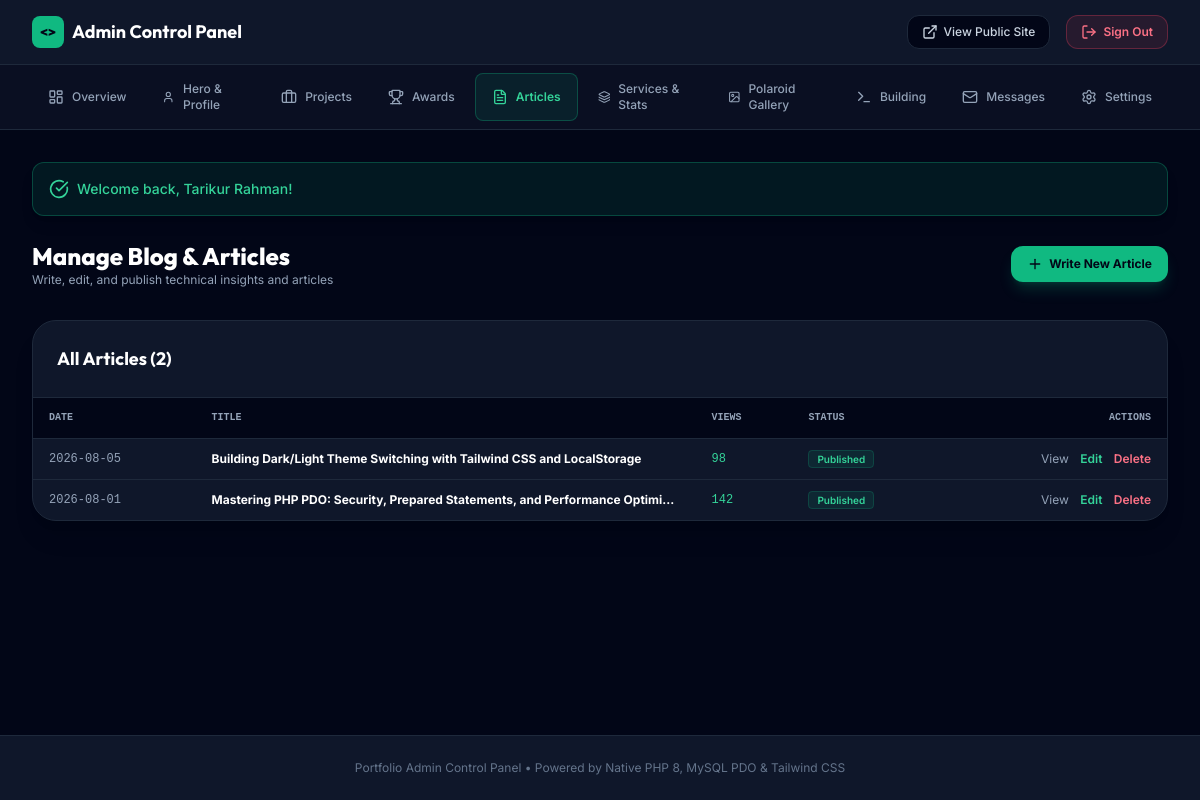
The app's page /admin/manage-articles.php (signed in) with its own data.
### tables this page shows
CREATE TABLE IF NOT EXISTS articles (
    id INT AUTO_INCREMENT PRIMARY KEY,
    title VARCHAR(200) NOT NULL,
    slug VARCHAR(200) NOT NULL UNIQUE,
    excerpt TEXT NOT NULL,
    content TEXT NOT NULL,
    thumbnail VARCHAR(255) DEFAULT 'assets/images/default-article.jpg',
    read_time VARCHAR(20) DEFAULT '5 min read',
    published_at DATE NOT NULL,
    is_published TINYINT(1) DEFAULT 1,
    views INT DEFAULT 0
);

### includes/functions.php (called while the page is built, shortened)
<?php
function e($string) {
    return htmlspecialchars($string ?? '', ENT_QUOTES, 'UTF-8');
}
function generate_csrf_token() {
    return $_SESSION['csrf_token'];
}
function get_articles($published_only = true) {
    $db = getDB();
    $sql = "SELECT * FROM articles";
    $sql .= " ORDER BY published_at DESC, id DESC";
    $stmt = $db->query($sql);
    return $stmt->fetchAll();
}

### admin/manage-articles.php (the view, shortened to what this page needs)
<?php
require_once __DIR__ . '/../includes/functions.php';
$action = $_GET['action'] ?? 'list';
require_once __DIR__ . '/admin-header.php';
$csrf_token = generate_csrf_token();
$all_articles = get_articles(false);
?>
<div class="space-y-8">
    <div class="flex items-center justify-between">
        <div>
            <h1 class="text-2xl font-extrabold text-white">Manage Blog & Articles</h1>
            <p class="text-xs text-slate-400">Write, edit, and publish technical insights and articles</p>
        </div>
        <?php if ($action !== 'add' && $action !== 'edit'): ?>
            <a href="manage-articles.php?action=add" class="px-4 py-2.5 rounded-xl text-xs font-bold bg-emerald-500 hover:bg-emerald-400 text-slate-950 flex items-center gap-1.5 shadow-lg shadow-emerald-500/20">
                <i data-lucide="plus" class="w-4 h-4"></i> Write New Article
            </a>
        <?php else: ?>
            <a href="manage-articles.php" class="px-4 py-2.5 rounded-xl text-xs font-semibold bg-slate-800 text-slate-300 hover:bg-slate-700">
                &larr; Back to Articles List
            </a>
        <?php endif; ?>
    </div>
    <div class="bg-slate-900 rounded-3xl border border-slate-800 overflow-hidden shadow-xl">
        <div class="p-6 border-b border-slate-800">
            <h2 class="text-lg font-bold text-white">All Articles (<?= count($all_articles) ?>)</h2>
        </div>
        <div class="overflow-x-auto">
            <table class="w-full text-left text-xs text-slate-300">
                <thead class="bg-slate-950 text-slate-400 uppercase text-[10px] font-mono border-b border-slate-800">
                    <tr>
                        <th class="py-3 px-4">Date</th>
                        <th class="py-3 px-4">Title</th>
                        <th class="py-3 px-4">Views</th>
                        <th class="py-3 px-4">Status</th>
                        <th class="py-3 px-4 text-right">Actions</th>
                    </tr>
                </thead>
                <tbody class="divide-y divide-slate-800">
                    <?php foreach ($all_articles as $art): ?>
                        <tr class="hover:bg-slate-950/50">
                            <td class="py-3 px-4 font-mono text-slate-400"><?= e($art['published_at']) ?></td>
                            <td class="py-3 px-4 font-bold text-white max-w-xs truncate">
                                <?= e($art['title']) ?>
                            </td>
                            <td class="py-3 px-4 font-mono text-emerald-400"><?= e($art['views']) ?></td>
                            <td class="py-3 px-4">
                                <?php if ($art['is_published']): ?>
                                    <span class="px-2 py-0.5 rounded text-[10px] font-semibold bg-emerald-500/10 text-emerald-400 border border-emerald-500/20">Published</span>
                                <?php else: ?>
                                    <span class="px-2 py-0.5 rounded text-[10px] font-semibold bg-amber-500/10 text-amber-400 border border-amber-500/20">Draft</span>
                                <?php endif; ?>
                            </td>
                            <td class="py-3 px-4 text-right space-x-2">
                                <a href="../article-details.php?slug=<?= e($art['slug']) ?>" target="_blank" class="text-slate-400 hover:text-white">View</a>
                                <a href="manage-articles.php?action=edit&id=<?= $art['id'] ?>" class="text-emerald-400 hover:underline font-semibold">Edit</a>
                                <a href="manage-articles.php?action=delete&id=<?= $art['id'] ?>&token=<?= $csrf_token ?>" onclick="return confirm('Are you sure you want to delete this article?')" class="text-rose-400 hover:underline font-semibold">Delete</a>
                            </td>
                        </tr>
                    <?php endforeach; ?>
                </tbody>
            </table>
        </div>
    </div>
</div>
<?php require_once __DIR__ . '/admin-footer.php'; ?>

### assets/css/style.css (style rules this page uses)
:root { --accent-emerald: #10B981; --accent-emerald-dark: #059669; --accent-emerald-glow: rgba(16, 185, 129, 0.25); --font-heading: 'Outfit', sans-serif; --font-body: 'Inter', sans-serif; --font-mono: 'Fira Code', monospace; }
html, body { overflow-x: hidden; max-width: 100vw; font-family: var(--font-body); transition: background-color 0.3s ease, color 0.3s ease; }
h1, h2, h3, h4, h5, h6, .font-heading { font-family: var(--font-heading); }
.font-mono { font-family: var(--font-mono); }
button, a, input, select, textarea { touch-action: manipulation; }

### records on screen
articles: published_at "2026-08-05", title "Building Dark/Light Theme Switching with Tailwind CSS and LocalStorage", views "98", is_published "Published"
articles: published_at "2026-08-01", title "Mastering PHP PDO: Security, Prepared Statements, and Performance Optimi…", views "142", is_published "Published"

### other values on screen
$flash['message'] "Welcome back, Tarikur Rahman!"
count($all_articles) "2"
